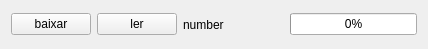
<?xml version="1.0" encoding="UTF-8"?>
<ui version="4.0">
 <class>chapter</class>
 <widget class="QWidget" name="chapter">
  <property name="geometry">
   <rect>
    <x>0</x>
    <y>0</y>
    <width>428</width>
    <height>49</height>
   </rect>
  </property>
  <property name="windowTitle">
   <string>Form</string>
  </property>
  <layout class="QHBoxLayout" name="horizontalLayout_2">
   <item>
    <layout class="QHBoxLayout" name="horizontalLayout">
     <item>
      <widget class="QPushButton" name="download">
       <property name="text">
        <string>baixar</string>
       </property>
      </widget>
     </item>
     <item>
      <widget class="QPushButton" name="read">
       <property name="text">
        <string>ler</string>
       </property>
      </widget>
     </item>
     <item>
      <widget class="QLabel" name="numberLabel">
       <property name="text">
        <string>number</string>
       </property>
      </widget>
     </item>
     <item>
      <spacer name="horizontalSpacer">
       <property name="orientation">
        <enum>Qt::Horizontal</enum>
       </property>
       <property name="sizeType">
        <enum>QSizePolicy::Fixed</enum>
       </property>
       <property name="sizeHint" stdset="0">
        <size>
         <width>60</width>
         <height>20</height>
        </size>
       </property>
      </spacer>
     </item>
     <item>
      <widget class="QProgressBar" name="ChapterprogressBar">
       <property name="enabled">
        <bool>true</bool>
       </property>
       <property name="maximum">
        <number>100</number>
       </property>
       <property name="value">
        <number>0</number>
       </property>
      </widget>
     </item>
    </layout>
   </item>
  </layout>
 </widget>
 <resources/>
 <connections/>
</ui>
